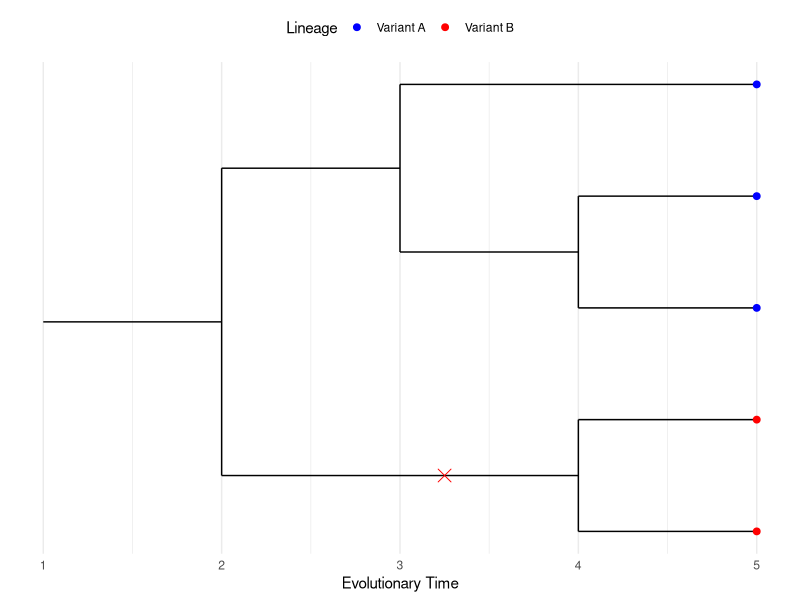
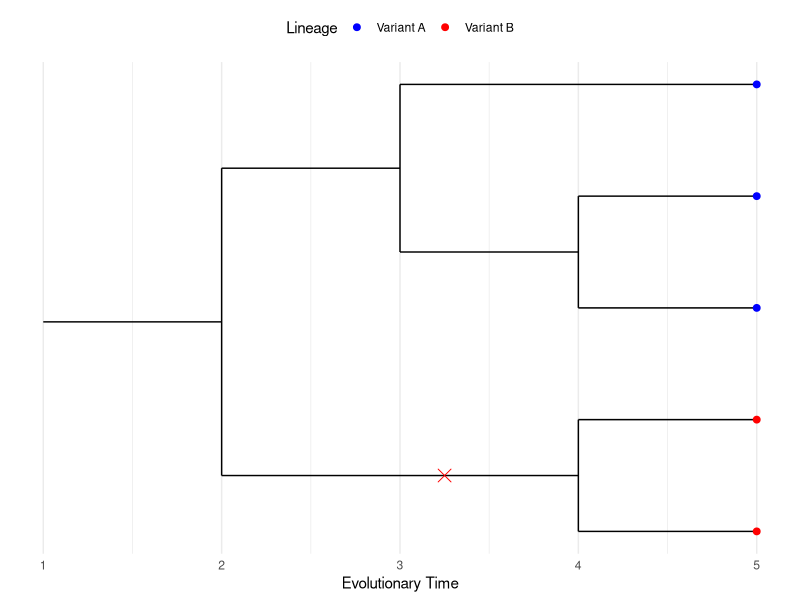
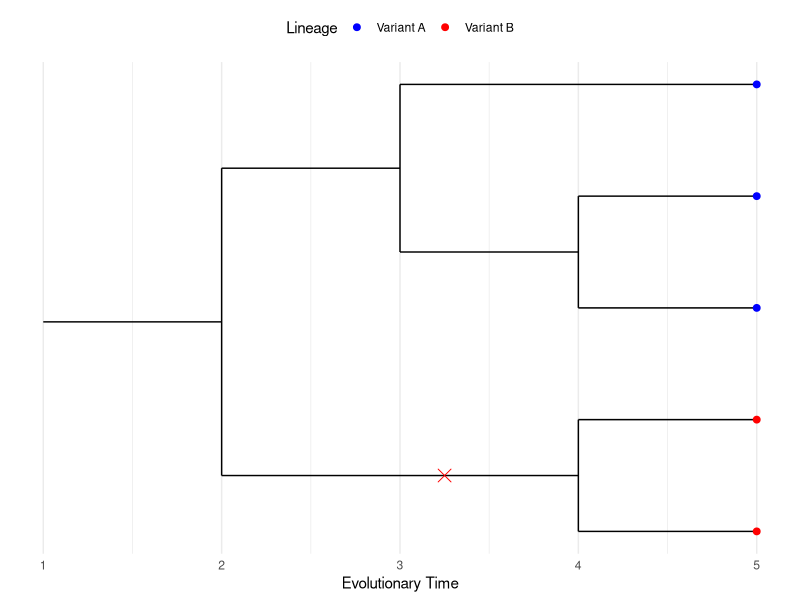

Here is the R script that generated these plots, in order:
library(ggplot2)

t <- c(5,5,5,5,5, 4,4, 3, 2, 1)
thetas <- c(1,2,3,4,5, 1.5, 3.5, 4.25, 2.875, 2.875)

h <- c(6,6,7,7,8,9,8,9,10,NA)
n <- length(h)

Lineage <- c("Variant B", "Variant B", "Variant A", "Variant A", "Variant A")

# vertical segments
xs <- c()
ystart <- c()
yend <- c()
for (i in 1:n) {
  kids <- which(h == i)
  if(length(kids) > 0){
    xs <- c(xs, t[i])
    ystart <- c(ystart, min(thetas[kids]))
    yend <- c(yend, max(thetas[kids]))
  }
}

phy <- ggplot() +
  geom_segment(mapping = aes(x = t[h], xend = t, y = thetas, yend = thetas), linewidth = 0.5) +
  geom_segment(mapping = aes(x = xs, xend = xs, y = ystart, yend = yend), linewidth = 0.5) +
  geom_point(mapping= aes(x = t[1:5], y = thetas[1:5], color = Lineage), size = 2) +
  geom_point(mapping = aes(x = 3.25, y = 1.5), shape = 4, size = 4, color = "red") +
  scale_color_manual(values = c("blue", "red"), name = "Lineage") +
  xlab("Evolutionary Time") +
  scale_y_continuous(breaks = NULL) +
  theme_minimal() +
  theme(axis.title.y = element_blank(), legend.position = 'top')

phy

ggsave(file = "./figs/example_phylogeny.pdf", width = 5, height = 3)
ggsave(file = "./figs/example_phylogeny.png", width = 5, height = 3)
